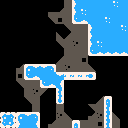

Tiled map render using the project's own tile images. Description and the whole map definition, tile-layer contents included, below:
An orthogonal 16x16 tile map with 8x8 px tiles, 2 tile layers (MainLayer, BgLayer) and 20 objects (17x Spikes, 2x Trampoline, Player).

<map version="1.10" tiledversion="1.10.2" orientation="orthogonal" renderorder="right-down" width="16" height="16" tilewidth="8" tileheight="8" infinite="0" nextlayerid="5" nextobjectid="22">
 <tileset firstgid="1" name="spritemap" tilewidth="8" tileheight="8" tilecount="176" columns="16">
  <image source="spritemap.png" width="128" height="88" />
 </tileset>
 <layer id="2" name="MainLayer" width="16" height="16">
  <data encoding="csv">
0,0,0,0,0,0,0,0,0,37,38,38,38,38,73,38,
0,0,0,0,0,0,0,0,0,37,73,38,38,38,38,38,
0,0,0,0,0,0,0,0,0,50,51,38,38,73,38,38,
0,0,0,0,0,0,0,0,0,0,0,37,38,38,38,73,
0,0,0,0,0,0,0,0,0,0,0,37,38,38,38,38,
0,0,0,0,0,0,0,0,0,0,0,37,73,38,38,38,
0,0,0,0,0,0,0,0,0,0,0,50,51,51,51,51,
0,0,0,0,0,0,0,0,0,0,0,0,0,0,0,0,
0,0,0,34,35,35,36,0,0,0,0,0,0,0,0,0,
0,0,0,50,51,38,38,35,54,54,54,55,0,0,0,0,
0,0,0,0,0,50,51,39,0,0,0,0,0,0,0,0,
0,0,0,0,0,0,0,49,0,0,0,0,0,0,0,0,
0,0,0,0,0,0,0,56,0,0,0,0,0,40,0,0,
0,0,0,0,0,0,0,0,0,0,0,0,0,49,0,0,
65,66,34,35,36,0,0,0,0,0,0,0,0,49,0,0,
81,82,37,38,39,0,0,0,0,40,0,0,0,49,0,0
</data>
 </layer>
 <layer id="1" name="BgLayer" width="16" height="16">
  <data encoding="csv">
0,0,0,0,0,0,0,0,41,0,0,0,0,0,0,0,
0,0,0,0,0,0,89,105,41,0,0,0,0,0,0,0,
0,0,0,0,0,0,43,17,41,0,0,0,0,0,0,0,
0,0,0,0,0,0,0,0,43,41,41,0,0,0,0,0,
0,0,0,0,0,0,0,58,59,41,41,0,0,0,0,0,
0,0,0,0,0,0,0,43,41,57,41,0,0,0,0,0,
0,0,0,0,0,0,0,0,41,41,41,0,0,0,0,0,
0,0,0,0,0,0,0,59,41,41,17,0,0,0,0,0,
0,0,105,0,0,0,0,41,57,41,41,58,0,0,0,0,
0,0,17,0,0,0,0,0,0,0,0,0,0,0,0,0,
0,0,43,41,41,0,0,0,0,0,0,0,0,0,0,0,
0,0,0,41,57,42,0,0,0,0,0,0,0,0,0,0,
0,0,0,43,41,0,0,0,0,0,0,0,59,0,0,0,
0,0,0,0,41,0,0,41,0,0,0,43,41,0,0,0,
0,0,0,0,0,0,0,57,58,0,0,105,57,0,58,0,
0,0,0,0,0,0,105,41,41,0,41,41,17,0,41,0
</data>
 </layer>
 <objectgroup id="3" name="ObjectLayerInteractable">
  <object id="2" name="Trampoline" type="Trampoline" gid="19" x="72" y="120" width="8" height="8" />
  <object id="3" name="Trampoline" type="Trampoline" gid="19" x="104" y="96" width="8" height="8" />
  <object id="4" name="Spikes" type="Spikes" gid="18" x="24" y="64" width="8" height="8" />
  <object id="5" name="Spikes" type="Spikes" gid="18" x="32" y="64" width="8" height="8" />
  <object id="6" name="Spikes" type="Spikes" gid="18" x="40" y="64" width="8" height="8" />
  <object id="7" name="Spikes" type="Spikes" gid="18" x="48" y="64" width="8" height="8" />
  <object id="8" name="Spikes" type="Spikes" gid="28" x="88" y="64" width="8" height="8" />
  <object id="9" name="Spikes" type="Spikes" gid="28" x="96" y="64" width="8" height="8" />
  <object id="10" name="Spikes" type="Spikes" gid="28" x="104" y="64" width="8" height="8" />
  <object id="11" name="Spikes" type="Spikes" gid="28" x="112" y="64" width="8" height="8" />
  <object id="12" name="Spikes" type="Spikes" gid="28" x="120" y="64" width="8" height="8" />
  <object id="13" name="Spikes" type="Spikes" gid="28" x="64" y="88" width="8" height="8" />
  <object id="14" name="Spikes" type="Spikes" gid="28" x="72" y="88" width="8" height="8" />
  <object id="15" name="Spikes" type="Spikes" gid="28" x="80" y="88" width="8" height="8" />
  <object id="16" name="Spikes" type="Spikes" gid="28" x="88" y="88" width="8" height="8" />
  <object id="17" name="Spikes" type="Spikes" gid="60" x="48" y="96" width="8" height="8" />
  <object id="18" name="Spikes" type="Spikes" gid="60" x="48" y="104" width="8" height="8" />
  <object id="19" name="Spikes" type="Spikes" gid="44" x="40" y="120" width="8" height="8" />
  <object id="20" name="Spikes" type="Spikes" gid="44" x="40" y="128" width="8" height="8" />
  <object id="21" name="Player" type="Player" gid="2" x="16" y="112" width="8" height="8" />
 </objectgroup>
 <objectgroup id="4" name="ObjectLayerNonInteractable" />
</map>
